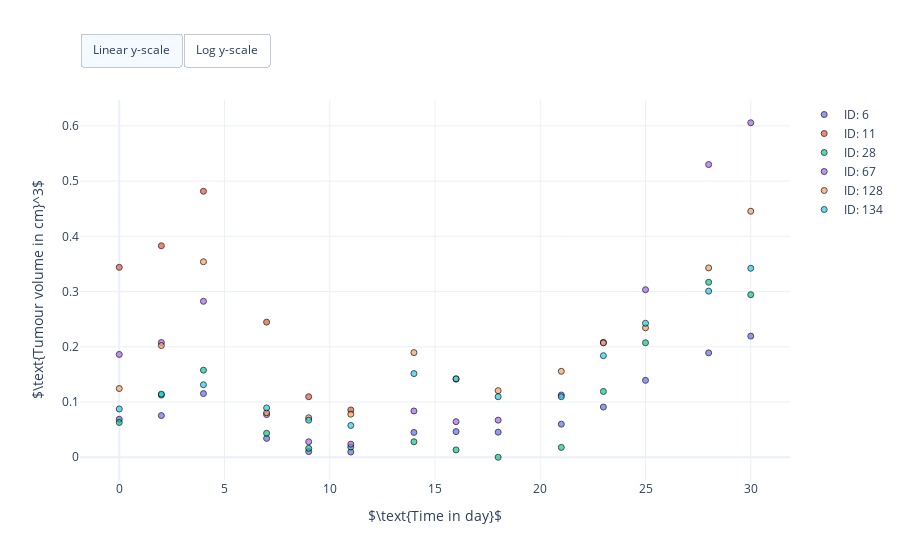

The code cell stored with this chart in its notebook:
### Markdown cell above
**Figure 1:** Plasma concentration time series in lung cancer treatment group with high erlotinib dose ($100\, \text{mg}$ oral dose per $\text{g}$ body weight).

### Code cell
# Create scatter plot
fig = eplt.PDTimeSeriesPlot()
fig.add_data(data, id_key='#ID', time_key='TIME in day', biom_key='TUMOUR VOLUME in cm^3')
fig.set_axis_labels(xlabel=r'$\text{Time in day}$', ylabel=r'$\text{Tumour volume in cm}^3$')

# Show figure
fig.show()

### Figure 1 — Plotly figure (JSON) as saved in the notebook; plotly's stock layout.template omitted (floating-point values rounded to 4 significant figures)
{"data": [{"marker": {"color": "#636EFA", "line": {"color": "black", "width": 1}, "opacity": 0.7, "symbol": "circle"}, "mode": "markers", "name": "ID: 6", "showlegend": true, "type": "scatter", "x": [0, 2, 4, 7, 9, 11, 14, 14.02, 16, 18, 21, 23, 25, 28, 30, 3, 5, 6, 8, 15], "y": [0.06875, 0.07543, 0.1154, 0.03422, 0.01031, 0.009464, 0.04498, null, 0.04646, 0.0455, 0.06003, 0.09094, 0.1393, 0.189, 0.2194, null, null, null, null, null]}, {"marker": {"color": "#EF553B", "line": {"color": "black", "width": 1}, "opacity": 0.7, "symbol": "circle"}, "mode": "markers", "name": "ID: 11", "showlegend": true, "type": "scatter", "x": [0, 2, 4, 7, 9, 11, 3, 5, 6, 8], "y": [0.3439, 0.3829, 0.4816, 0.2447, 0.1097, 0.08567, null, null, null, null]}, {"marker": {"color": "#00CC96", "line": {"color": "black", "width": 1}, "opacity": 0.7, "symbol": "circle"}, "mode": "markers", "name": "ID: 28", "showlegend": true, "type": "scatter", "x": [0, 2, 4, 7, 9, 11, 14, 14.04, 16, 18, 21, 23, 25, 28, 30, 3, 5, 6, 8, 15], "y": [0.06296, 0.1127, 0.1577, 0.04345, 0.0162, 0.01851, 0.02806, null, 0.01333, 5e-05, 0.01792, 0.1192, 0.2074, 0.3169, 0.2944, null, null, null, null, null]}, {"marker": {"color": "#AB63FA", "line": {"color": "black", "width": 1}, "opacity": 0.7, "symbol": "circle"}, "mode": "markers", "name": "ID: 67", "showlegend": true, "type": "scatter", "x": [0, 2, 4, 7, 9, 11, 14, 14.01, 16, 18, 21, 23, 25, 28, 30, 3, 5, 6, 8, 15], "y": [0.1862, 0.2078, 0.2824, 0.07725, 0.02806, 0.0237, 0.08382, null, 0.06451, 0.06723, 0.1127, 0.2081, 0.3034, 0.53, 0.6057, null, null, null, null, null]}, {"marker": {"color": "#FFA15A", "line": {"color": "black", "width": 1}, "opacity": 0.7, "symbol": "circle"}, "mode": "markers", "name": "ID: 128", "showlegend": true, "type": "scatter", "x": [0, 2, 4, 7, 9, 11, 14, 14.42, 16, 18, 21, 23, 25, 28, 30, 3, 5, 6, 8, 15], "y": [0.1245, 0.2023, 0.354, 0.08063, 0.07153, 0.07803, 0.1895, null, 0.1414, 0.1206, 0.1557, 0.2071, 0.2344, 0.3429, 0.4455, null, null, null, null, null]}, {"marker": {"color": "#19D3F3", "line": {"color": "black", "width": 1}, "opacity": 0.7, "symbol": "circle"}, "mode": "markers", "name": "ID: 134", "showlegend": true, "type": "scatter", "x": [0, 2, 4, 7, 9, 11, 14, 14.1, 16, 18, 21, 23, 25, 28, 30, 3, 5, 6, 8, 15], "y": [0.08748, 0.1144, 0.1314, 0.08938, 0.06723, 0.0576, 0.1516, null, 0.1422, 0.1097, 0.1097, 0.184, 0.2426, 0.3008, 0.3422, null, null, null, null, null]}], "layout": {"autosize": true, "updatemenus": [{"buttons": [{"args": [{"yaxis.type": "linear"}], "label": "Linear y-scale", "method": "relayout"}, {"args": [{"yaxis.type": "log"}], "label": "Log y-scale", "method": "relayout"}], "direction": "left", "pad": {"r": 0, "t": -10}, "showactive": true, "type": "buttons", "x": 0, "xanchor": "left", "y": 1.15, "yanchor": "top"}], "xaxis": {"title": {"text": "$\\text{Time in day}$"}}, "yaxis": {"title": {"text": "$\\text{Tumour volume in cm}^3$"}}}}
